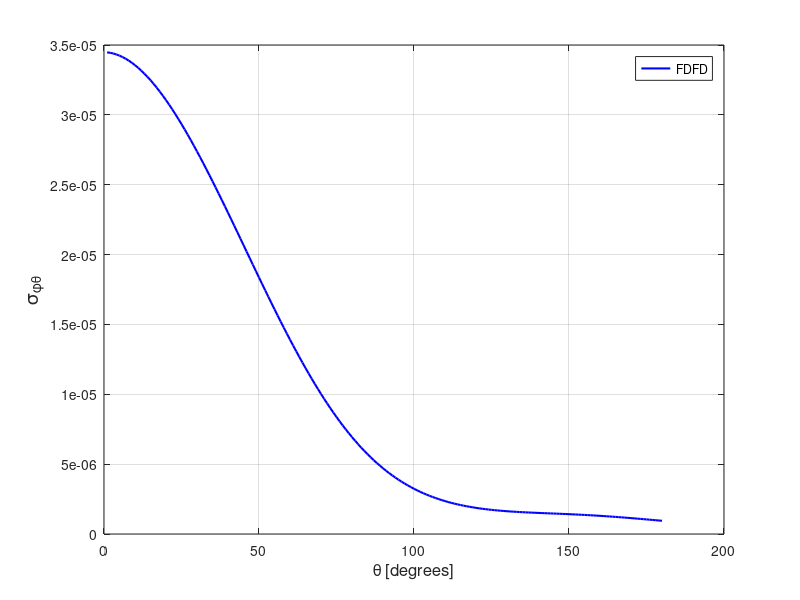

Here is the MATLAB script that generated this plot:
spt = [ 
    1  0.34472945E-04
    2  0.34441400E-04
    3  0.34391596E-04
    4  0.34323803E-04
    5  0.34238394E-04
    6  0.34135439E-04
    7  0.34015451E-04
    8  0.33878892E-04
    9  0.33725621E-04
   10  0.33556276E-04
   11  0.33370889E-04
   12  0.33170134E-04
   13  0.32954475E-04
   14  0.32724045E-04
   15  0.32479260E-04
   16  0.32220320E-04
   17  0.31948413E-04
   18  0.31663370E-04
   19  0.31365467E-04
   20  0.31054828E-04
   21  0.30733056E-04
   22  0.30400033E-04
   23  0.30056062E-04
   24  0.29701627E-04
   25  0.29336927E-04
   26  0.28963408E-04
   27  0.28580207E-04
   28  0.28189055E-04
   29  0.27789492E-04
   30  0.27382188E-04
   31  0.26967695E-04
   32  0.26546539E-04
   33  0.26119347E-04
   34  0.25685982E-04
   35  0.25247991E-04
   36  0.24805035E-04
   37  0.24357709E-04
   38  0.23906487E-04
   39  0.23451717E-04
   40  0.22994282E-04
   41  0.22534452E-04
   42  0.22072305E-04
   43  0.21608881E-04
   44  0.21144129E-04
   45  0.20678866E-04
   46  0.20213158E-04
   47  0.19747786E-04
   48  0.19283538E-04
   49  0.18819772E-04
   50  0.18357972E-04
   51  0.17897943E-04
   52  0.17440587E-04
   53  0.16985532E-04
   54  0.16534010E-04
   55  0.16085929E-04
   56  0.15641495E-04
   57  0.15202117E-04
   58  0.14767112E-04
   59  0.14336848E-04
   60  0.13912319E-04
   61  0.13493644E-04
   62  0.13080135E-04
   63  0.12673417E-04
   64  0.12273646E-04
   65  0.11880479E-04
   66  0.11494380E-04
   67  0.11115771E-04
   68  0.10744606E-04
   69  0.10381389E-04
   70  0.10026210E-04
   71  0.96787971E-05
   72  0.93392928E-05
   73  0.90093326E-05
   74  0.86872733E-05
   75  0.83736086E-05
   76  0.80682530E-05
   77  0.77722279E-05
   78  0.74847599E-05
   79  0.72058356E-05
   80  0.69358998E-05
   81  0.66748139E-05
   82  0.64222841E-05
   83  0.61782598E-05
   84  0.59426070E-05
   85  0.57159959E-05
   86  0.54976604E-05
   87  0.52873411E-05
   88  0.50853887E-05
   89  0.48911561E-05
   90  0.47049562E-05
   91  0.45262482E-05
   92  0.43553828E-05
   93  0.41916846E-05
   94  0.40353411E-05
   95  0.38858993E-05
   96  0.37434661E-05
   97  0.36076669E-05
   98  0.34779177E-05
   99  0.33548513E-05
  100  0.32377150E-05
  101  0.31263855E-05
  102  0.30208150E-05
  103  0.29203429E-05
  104  0.28252280E-05
  105  0.27354238E-05
  106  0.26504545E-05
  107  0.25701790E-05
  108  0.24943913E-05
  109  0.24227149E-05
  110  0.23553789E-05
  111  0.22917716E-05
  112  0.22322188E-05
  113  0.21761139E-05
  114  0.21233175E-05
  115  0.20739080E-05
  116  0.20278783E-05
  117  0.19847230E-05
  118  0.19441341E-05
  119  0.19063501E-05
  120  0.18713092E-05
  121  0.18385157E-05
  122  0.18080019E-05
  123  0.17795578E-05
  124  0.17533482E-05
  125  0.17286231E-05
  126  0.17058693E-05
  127  0.16846643E-05
  128  0.16650747E-05
  129  0.16471139E-05
  130  0.16299952E-05
  131  0.16143998E-05
  132  0.15998149E-05
  133  0.15860603E-05
  134  0.15733297E-05
  135  0.15613082E-05
  136  0.15499498E-05
  137  0.15392910E-05
  138  0.15289966E-05
  139  0.15192926E-05
  140  0.15099318E-05
  141  0.15006153E-05
  142  0.14916593E-05
  143  0.14828433E-05
  144  0.14739345E-05
  145  0.14651965E-05
  146  0.14562481E-05
  147  0.14472306E-05
  148  0.14379527E-05
  149  0.14285199E-05
  150  0.14187183E-05
  151  0.14087533E-05
  152  0.13983708E-05
  153  0.13875987E-05
  154  0.13765372E-05
  155  0.13649133E-05
  156  0.13529429E-05
  157  0.13404664E-05
  158  0.13274694E-05
  159  0.13142038E-05
  160  0.13002636E-05
  161  0.12859662E-05
  162  0.12711951E-05
  163  0.12559942E-05
  164  0.12402679E-05
  165  0.12241876E-05
  166  0.12076646E-05
  167  0.11907513E-05
  168  0.11734124E-05
  169  0.11557776E-05
  170  0.11378188E-05
  171  0.11195488E-05
  172  0.11010159E-05
  173  0.10822097E-05
  174  0.10631524E-05
  175  0.10439205E-05
  176  0.10245782E-05
  177  0.10050778E-05
  178  0.98547048E-06
  179  0.96585723E-06
  180  0.94617127E-06
  181  0.92645575E-06
  182  0.90677366E-06
  183  0.88716729E-06
  184  0.86763202E-06
  185  0.84820022E-06
  186  0.82895002E-06
  187  0.80981403E-06
  188  0.79089341E-06
  189  0.77216919E-06
  190  0.75365818E-06
  191  0.73547528E-06
  192  0.71751555E-06
  193  0.69991313E-06
  194  0.68251597E-06
  195  0.66555913E-06
  196  0.64885825E-06
  197  0.63260927E-06
  198  0.61673580E-06
  199  0.60123784E-06
  200  0.58609766E-06
  201  0.57143041E-06
  202  0.55717271E-06
  203  0.54336084E-06
  204  0.52997461E-06
  205  0.51702409E-06
  206  0.50457146E-06
  207  0.49259364E-06
  208  0.48107398E-06
  209  0.47000381E-06
  210  0.45942656E-06
  211  0.44935283E-06
  212  0.43982752E-06
  213  0.43072268E-06
  214  0.42214288E-06
  215  0.41412292E-06
  216  0.40657471E-06
  217  0.39953923E-06
  218  0.39305152E-06
  219  0.38708671E-06
  220  0.38166687E-06
  221  0.37682247E-06
  222  0.37236762E-06
  223  0.36867652E-06
  224  0.36549838E-06
  225  0.36289077E-06
  226  0.36092277E-06
  227  0.35952789E-06
  228  0.35872142E-06
  229  0.35857681E-06
  230  0.35920672E-06
  231  0.36045500E-06
  232  0.36239226E-06
  233  0.36520012E-06
  234  0.36867550E-06
  235  0.37302354E-06
  236  0.37826092E-06
  237  0.38425310E-06
  238  0.39143970E-06
  239  0.39947275E-06
  240  0.40857671E-06
  241  0.41887992E-06
  242  0.43036454E-06
  243  0.44318116E-06
  244  0.45733253E-06
  245  0.47299639E-06
  246  0.49028830E-06
  247  0.50915827E-06
  248  0.52987150E-06
  249  0.55264468E-06
  250  0.57744927E-06
  251  0.60447280E-06
  252  0.63406736E-06
  253  0.66594691E-06
  254  0.70078642E-06
  255  0.73862776E-06
  256  0.77967019E-06
  257  0.82387936E-06
  258  0.87196764E-06
  259  0.92395220E-06
  260  0.98000430E-06
  261  0.10405496E-05
  262  0.11057714E-05
  263  0.11761864E-05
  264  0.12518842E-05
  265  0.13329471E-05
  266  0.14203412E-05
  267  0.15137152E-05
  268  0.16139227E-05
  269  0.17211025E-05
  270  0.18356925E-05
  271  0.19579513E-05
  272  0.20882721E-05
  273  0.22269742E-05
  274  0.23743714E-05
  275  0.25314162E-05
  276  0.26977166E-05
  277  0.28740053E-05
  278  0.30601125E-05
  279  0.32572107E-05
  280  0.34651441E-05
  281  0.36840493E-05
  282  0.39144957E-05
  283  0.41567100E-05
  284  0.44110907E-05
  285  0.46777232E-05
  286  0.49564105E-05
  287  0.52478367E-05
  288  0.55520895E-05
  289  0.58693718E-05
  290  0.61992196E-05
  291  0.65421841E-05
  292  0.68978534E-05
  293  0.72676844E-05
  294  0.76492124E-05
  295  0.80442487E-05
  296  0.84515441E-05
  297  0.88713341E-05
  298  0.93037715E-05
  299  0.97475140E-05
  300  0.10203573E-04
  301  0.10671053E-04
  302  0.11149017E-04
  303  0.11638473E-04
  304  0.12137137E-04
  305  0.12645222E-04
  306  0.13162115E-04
  307  0.13688458E-04
  308  0.14222172E-04
  309  0.14762943E-04
  310  0.15310172E-04
  311  0.15863143E-04
  312  0.16421076E-04
  313  0.16983831E-04
  314  0.17548968E-04
  315  0.18117413E-04
  316  0.18687831E-04
  317  0.19259924E-04
  318  0.19831565E-04
  319  0.20402114E-04
  320  0.20971662E-04
  321  0.21539587E-04
  322  0.22103068E-04
  323  0.22662878E-04
  324  0.23218046E-04
  325  0.23766770E-04
  326  0.24309755E-04
  327  0.24844394E-04
  328  0.25372363E-04
  329  0.25890169E-04
  330  0.26398711E-04
  331  0.26896863E-04
  332  0.27383330E-04
  333  0.27857663E-04
  334  0.28319970E-04
  335  0.28768975E-04
  336  0.29204375E-04
  337  0.29625258E-04
  338  0.30030720E-04
  339  0.30420446E-04
  340  0.30795472E-04
  341  0.31153209E-04
  342  0.31494423E-04
  343  0.31818159E-04
  344  0.32124746E-04
  345  0.32413005E-04
  346  0.32683398E-04
  347  0.32935226E-04
  348  0.33168777E-04
  349  0.33383483E-04
  350  0.33579163E-04
  351  0.33755885E-04
  352  0.33913671E-04
  353  0.34051667E-04
  354  0.34171106E-04
  355  0.34271077E-04
  356  0.34352128E-04
  357  0.34413802E-04
  358  0.34456811E-04
  359  0.34480985E-04
  360  0.34486031E-04
 ]; 
plot(spt(1:180,1),spt(1:180,2),'b-','linewidth',1.5 ); 
grid on 
legend('FDFD');
xlabel('\theta [degrees]','FontSize',12);
ylabel('\sigma_{\phi\theta}','FontSize',14);
